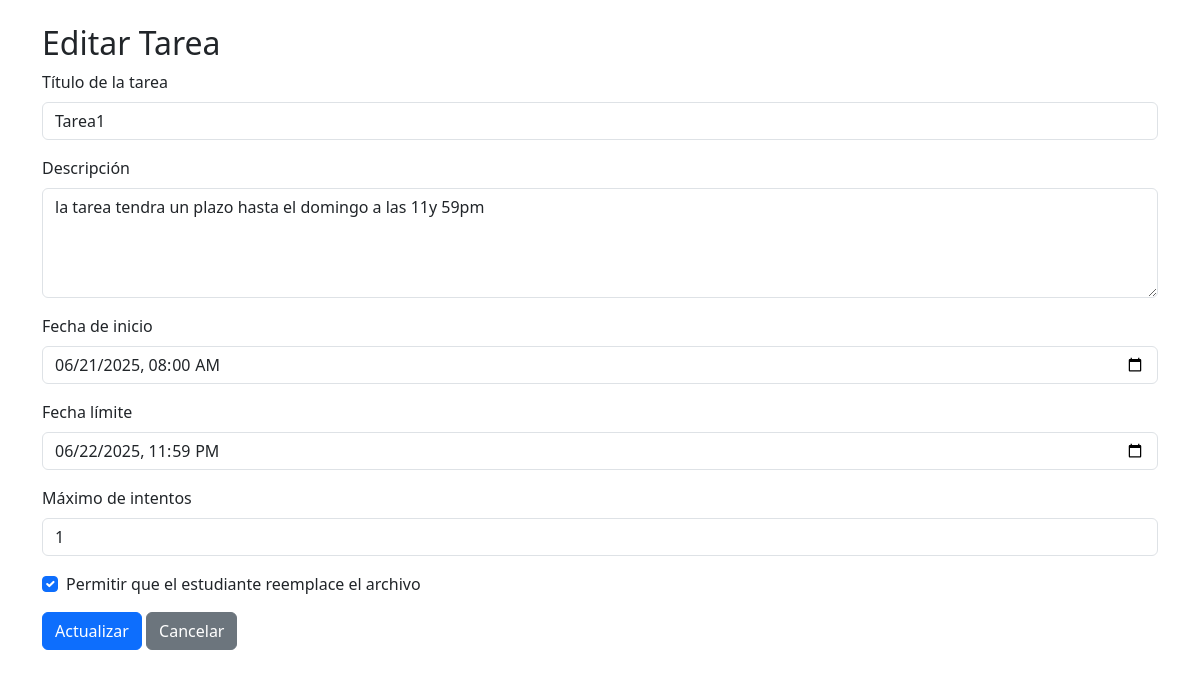
/editar_tarea.php?idTarea=1 (signed in), run on the app's committed database.
### tables this page shows
CREATE TABLE `tareas` (
  `idTarea` int(11) NOT NULL,
  `idCurso` int(11) NOT NULL,
  `idProfesor` int(11) NOT NULL,
  `titulo` varchar(255) NOT NULL,
  `descripcion` text DEFAULT NULL,
  `fechaInicio` datetime NOT NULL,
  `fechaLimite` datetime NOT NULL,
  `maxIntentos` int(11) DEFAULT 1,
  `permitirReenvio` tinyint(1) DEFAULT 0
);

### editar_tarea.php (the view, shortened to what this page needs)
<?php
$pdo = conexionBD();
$idTarea = $_GET['idTarea'] ?? null;
$stmt = $pdo->prepare("SELECT * FROM tareas WHERE idTarea = ?");
$stmt->execute([$idTarea]);
$tarea = $stmt->fetch();
?>
<!DOCTYPE html>
<html lang="es">
<head>
    <link rel="stylesheet" href="BOOTSTRAP/css/bootstrap.min.css">
</head>
<body class="container py-4">
    <h2>Editar Tarea</h2>
    <form method="post">
        <div class="mb-3">
            <label class="form-label">Título de la tarea</label>
            <input type="text" name="titulo" class="form-control" value="<?php echo htmlspecialchars($tarea['titulo']); ?>" required>
        </div>
        <div class="mb-3">
            <label class="form-label">Descripción</label>
            <textarea name="descripcion" class="form-control" rows="4"><?php echo htmlspecialchars($tarea['descripcion']); ?></textarea>
        </div>
        <div class="mb-3">
            <label class="form-label">Fecha de inicio</label>
            <input type="datetime-local" name="fechaInicio" class="form-control" value="<?php echo date('Y-m-d\TH:i', strtotime($tarea['fechaInicio'])); ?>" required>
        </div>
        <div class="mb-3">
            <label class="form-label">Fecha límite</label>
            <input type="datetime-local" name="fechaLimite" class="form-control" value="<?php echo date('Y-m-d\TH:i', strtotime($tarea['fechaLimite'])); ?>" required>
        </div>
        <div class="mb-3">
            <label class="form-label">Máximo de intentos</label>
            <input type="number" name="maxIntentos" class="form-control" min="1" value="<?php echo $tarea['maxIntentos']; ?>" required>
        </div>
        <div class="form-check mb-3">
            <input class="form-check-input" type="checkbox" name="permitirReenvio" id="permitirReenvio" <?php echo $tarea['permitirReenvio'] ? 'checked' : ''; ?>>
            <label class="form-check-label" for="permitirReenvio">
                Permitir que el estudiante reemplace el archivo
            </label>
        </div>
        <button type="submit" class="btn btn-primary">Actualizar</button>
        <a href="tareas_profesor.php?idCurso=<?php echo $tarea['idCurso']; ?>" class="btn btn-secondary">Cancelar</a>
    </form>
</body>
</html>

### data on the page
tareas: titulo "Tarea1", descripcion "la tarea tendra un plazo hasta el domingo a las 11y 59pm", fechaInicio "06/21/2025 08:00", fechaLimite "06/22/2025 23:59", maxIntentos "1", permitirReenvio "☑"
